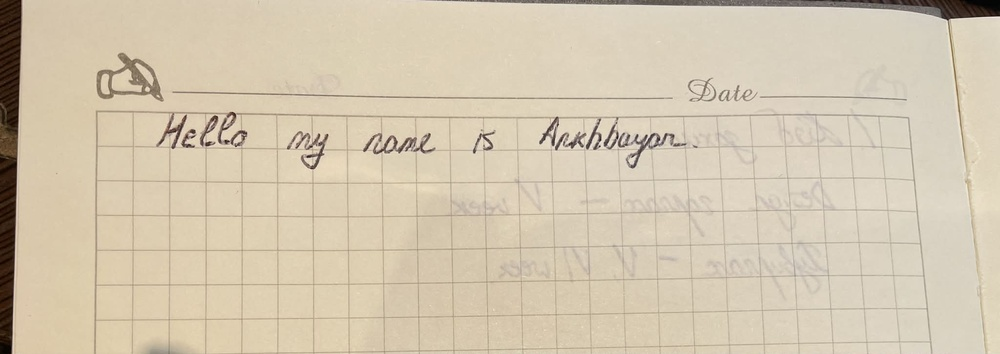
#> input picture Lab7/pic1.jpg, 1000 x 354 px, shrunk from 2048 x 726 before the run
$ python imagetotext.py
#> lines starting #> are read from the running program, lines starting #| are printed output that depends on the picture; after the words box and inside, x2 and y2 are one past the last pixel; in counts of white or black regions, pixels touching at a corner belong together
import cv2
import pytesseract
from PIL import Image
import os

pytesseract.pytesseract.tesseract_cmd = r'G:\Tesseract\tesseract.exe'

img = cv2.imread('pic1.jpg')
#> img is the input picture: shape (354, 1000, 3); mean B, G, R 176.5, 199.1, 211.8
gray = cv2.cvtColor(img, cv2.COLOR_BGR2GRAY)
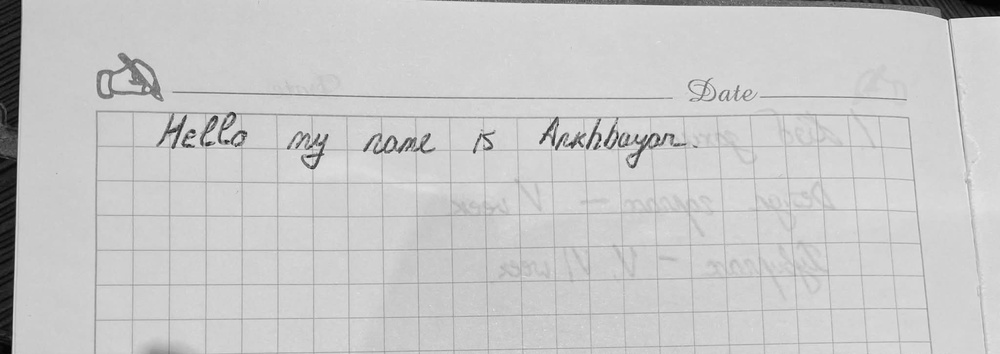
#> gray: shape (354, 1000); min 1, max 240, mean 200.4
ret, thres = cv2.threshold(gray, 145.7, 200, cv2.THRESH_BINARY)
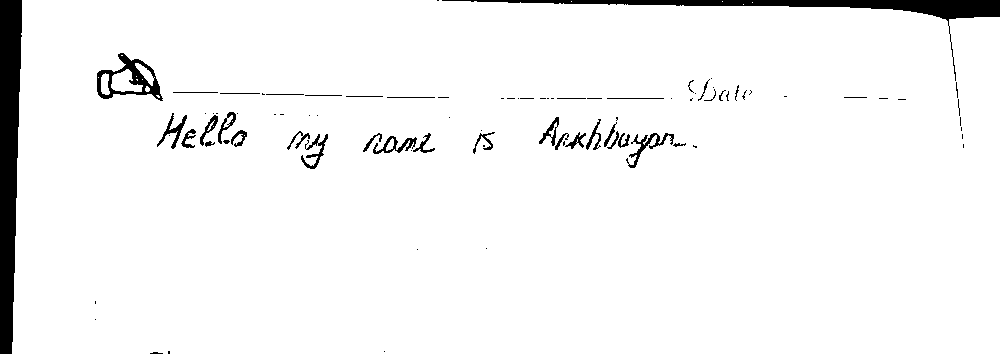
#> thres: shape (354, 1000); values 0 (black) and 200 (white), 95.8% white; 90 black regions (51 under 20 px), largest, box (x1, y1, x2, y2) and area: (0, 0, 22, 354) 6080, (442, 0, 1000, 81) 3975, (97, 53, 163, 101) 1045
#> ret = 145

custom_config = r'--oem 3 --psm 6 -c tessedit_char_whitelist=ABCDEFGHIJKLMNOPQRSTUVWXYZabcdefghijklmnopqrstuvwxyz'

cv2.imwrite("debug_preprocessed.png", thres)

#> (the run stopped early here; a loop or call above may not have finished)
